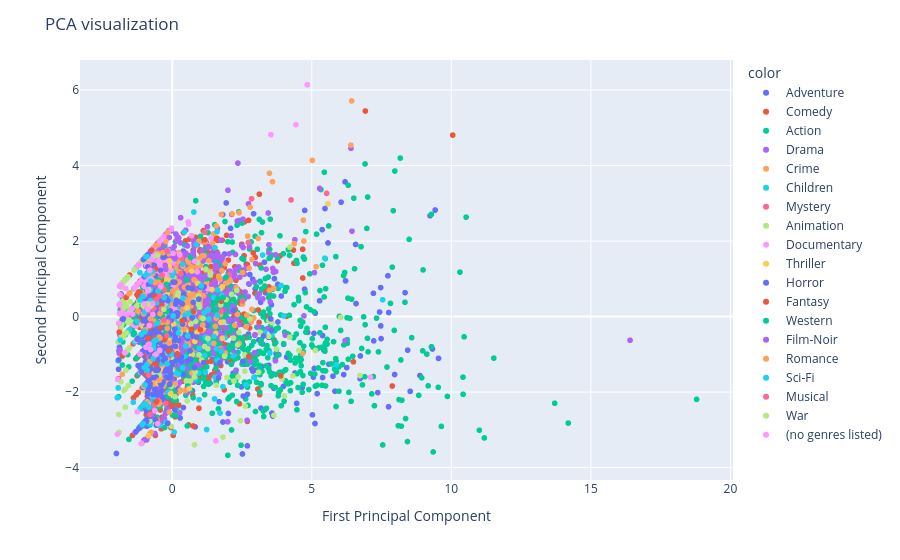

The notebook cell this image was saved under:
### Markdown cell above
PCA

### Code cell
pca = PCA(n_components = 2)
scaler = StandardScaler()
y = df_tsne['Class']
X_pca = pca.fit_transform(X_combined)
fig_pca = px.scatter(x = X_pca[:,0], y =X_pca[:,1], color = y)
fig_pca.update_layout(
    title="PCA visualization",
    xaxis_title="First Principal Component",
    yaxis_title="Second Principal Component",
)
fig_pca.show()

### Figure 1 — Plotly figure (JSON) as saved in the notebook; plotly's stock layout.template omitted (floating-point values rounded to 4 significant figures; data arrays with more than 128 entries replaced by an {"elided": "..."} marker saying what was removed)
{"data": [{"hovertemplate": "color=Adventure<br>x=%{x}<br>y=%{y}<extra></extra>", "legendgroup": "Adventure", "marker": {"color": "#636efa", "symbol": "circle"}, "mode": "markers", "name": "Adventure", "showlegend": true, "type": "scattergl", "x": {"elided": "653 float values"}, "xaxis": "x", "y": {"elided": "653 float values"}, "yaxis": "y"}, {"hovertemplate": "color=Comedy<br>x=%{x}<br>y=%{y}<extra></extra>", "legendgroup": "Comedy", "marker": {"color": "#EF553B", "symbol": "circle"}, "mode": "markers", "name": "Comedy", "showlegend": true, "type": "scattergl", "x": {"elided": "2779 float values"}, "xaxis": "x", "y": {"elided": "2779 float values"}, "yaxis": "y"}, {"hovertemplate": "color=Action<br>x=%{x}<br>y=%{y}<extra></extra>", "legendgroup": "Action", "marker": {"color": "#00cc96", "symbol": "circle"}, "mode": "markers", "name": "Action", "showlegend": true, "type": "scattergl", "x": {"elided": "1828 float values"}, "xaxis": "x", "y": {"elided": "1828 float values"}, "yaxis": "y"}, {"hovertemplate": "color=Drama<br>x=%{x}<br>y=%{y}<extra></extra>", "legendgroup": "Drama", "marker": {"color": "#ab63fa", "symbol": "circle"}, "mode": "markers", "name": "Drama", "showlegend": true, "type": "scattergl", "x": {"elided": "2226 float values"}, "xaxis": "x", "y": {"elided": "2226 float values"}, "yaxis": "y"}, {"hovertemplate": "color=Crime<br>x=%{x}<br>y=%{y}<extra></extra>", "legendgroup": "Crime", "marker": {"color": "#FFA15A", "symbol": "circle"}, "mode": "markers", "name": "Crime", "showlegend": true, "type": "scattergl", "x": {"elided": "537 float values"}, "xaxis": "x", "y": {"elided": "537 float values"}, "yaxis": "y"}, {"hovertemplate": "color=Children<br>x=%{x}<br>y=%{y}<extra></extra>", "legendgroup": "Children", "marker": {"color": "#19d3f3", "symbol": "circle"}, "mode": "markers", "name": "Children", "showlegend": true, "type": "scattergl", "x": {"elided": "197 float values"}, "xaxis": "x", "y": {"elided": "197 float values"}, "yaxis": "y"}, {"hovertemplate": "color=Mystery<br>x=%{x}<br>y=%{y}<extra></extra>", "legendgroup": "Mystery", "marker": {"color": "#FF6692", "symbol": "circle"}, "mode": "markers", "name": "Mystery", "showlegend": true, "type": "scattergl", "x": [4.258, 5.531, -0.2452, -0.2988, -0.6544, -0.8095, 1.162, -0.4367, 0.7322, -0.6051, -0.5822, -0.5141, -0.3433, -0.0739, 0.02474, -0.4611, -0.04399, 2.841, -0.7651, -0.9405, -0.6123, -0.5748, -0.5168, 2.519, -0.6225, -0.2718, -0.8099, -0.1227, -0.3843, 0.5382, -0.4286, -0.7448, -0.7768, -1.268, 0.3425, -0.6922, 2.04, -0.6535, -0.6636, 1.754, -0.1123, -0.7443, -0.6413, -0.8446, -1.891, -0.8458, 0.1498, 1.756], "xaxis": "x", "y": [3.09, 3.264, -0.1598, 0.4778, 0.2369, 0.7324, 2.232, 0.7994, -0.6225, 0.3799, 0.7729, -0.7287, 0.2587, 0.5914, -0.02626, 0.29, -0.1899, 3.121, -0.2427, -2.263, 0.3894, -0.7096, -2.2, 0.4127, 0.3431, 0.3628, -0.7103, 0.7274, -0.4107, -0.1572, -0.6535, 0.382, -1.071, -0.127, 1.54, 0.3506, 1.107, 0.2442, 0.6386, 0.1377, -1.319, 0.2773, -2.343, -1.735, -0.1654, -1.222, 0.09937, -0.879], "yaxis": "y"}, {"hovertemplate": "color=Animation<br>x=%{x}<br>y=%{y}<extra></extra>", "legendgroup": "Animation", "marker": {"color": "#B6E880", "symbol": "circle"}, "mode": "markers", "name": "Animation", "showlegend": true, "type": "scattergl", "x": {"elided": "298 float values"}, "xaxis": "x", "y": {"elided": "298 float values"}, "yaxis": "y"}, {"hovertemplate": "color=Documentary<br>x=%{x}<br>y=%{y}<extra></extra>", "legendgroup": "Documentary", "marker": {"color": "#FF97FF", "symbol": "circle"}, "mode": "markers", "name": "Documentary", "showlegend": true, "type": "scattergl", "x": {"elided": "386 float values"}, "xaxis": "x", "y": {"elided": "386 float values"}, "yaxis": "y"}, {"hovertemplate": "color=Thriller<br>x=%{x}<br>y=%{y}<extra></extra>", "legendgroup": "Thriller", "marker": {"color": "#FECB52", "symbol": "circle"}, "mode": "markers", "name": "Thriller", "showlegend": true, "type": "scattergl", "x": [0.1426, -0.4862, -0.3655, -0.4503, -0.373, 5.581, 0.04239, 0.8121, -0.7187, -0.05394, 1.797, 1.424, -0.8287, -0.4213, 1.132, -0.1972, -0.4795, -0.4495, -0.3537, -0.8095, -1.024, -0.9467, -0.9111, 0.5345, -0.9928, -0.7254, 1.794, -0.5034, -0.5538, -0.3901, -0.3593, -0.4036, -0.02251, -0.6678, -0.4196, -0.6856, 0.1323, -0.2501, -0.7986, -0.5814, -0.4102, 0.8877, -0.08981, 0.7195, 0.6098, 1.74, 0.4075, -0.6683, -0.5612, -0.6337, -0.4006, -0.5931, 0.1766, -0.348, -0.8619, 1.558, 0.1473, -0.8918, -0.02238, -0.9609, -0.852, -0.1114, -0.8661, -0.6631, -0.7326, -0.5073, -0.9007, -0.8701, -0.7918, -0.4553, 0.704, -0.8918, -0.8697, 0.2847, -0.9568, -0.8471, 0.04259, -0.2378, 0.9192, -1.019, -0.09833, -0.8444, -0.9033, 0.2916], "xaxis": "x", "y": [-0.7526, -0.1867, -0.854, 0.4715, -0.0007396, 2.99, -0.199, -0.6566, 0.1076, -2.045, 0.7915, 0.7164, -0.005937, -1.394, -0.284, 0.6387, 0.4231, -0.04481, 0.5062, 0.7324, -0.1683, -0.3422, 0.6234, 0.2309, -0.3804, 0.8046, -0.5745, 0.5642, 0.3, -0.01031, 0.9807, -1.678, -0.3992, 0.8523, -0.5838, -1.134, 0.4539, -0.1415, 0.7242, -1.646, -0.08546, -0.4156, -0.6404, -1.005, -1.907, -0.1532, -0.1931, -1.421, 0.7338, 1.11, -0.1092, -0.05332, -0.9373, 0.1719, -3.152, -0.4448, -0.5765, -1.26, 0.994, -1.317, 0.6858, 1.322, -0.2754, 0.7342, -1.644, -1.776, -0.304, -1.723, -1.834, -1.703, 1.209, -1.26, -0.9354, 0.4692, -0.6984, -1.704, -0.186, 0.9834, 0.8715, -2.331, 1.477, -0.7389, -1.269, -0.4301], "yaxis": "y"}, {"hovertemplate": "color=Horror<br>x=%{x}<br>y=%{y}<extra></extra>", "legendgroup": "Horror", "marker": {"color": "#636efa", "symbol": "circle"}, "mode": "markers", "name": "Horror", "showlegend": true, "type": "scattergl", "x": {"elided": "468 float values"}, "xaxis": "x", "y": {"elided": "468 float values"}, "yaxis": "y"}, {"hovertemplate": "color=Fantasy<br>x=%{x}<br>y=%{y}<extra></extra>", "legendgroup": "Fantasy", "marker": {"color": "#EF553B", "symbol": "circle"}, "mode": "markers", "name": "Fantasy", "showlegend": true, "type": "scattergl", "x": [-0.3753, -0.7692, 1.17, 1.749, -0.6786, 3.081, 0.7639, -0.391, -0.5615, -0.6931, 0.1996, -0.8155, -0.6591, -0.8638, -1.898, -0.5623, -0.6288, -1.653, -0.3899, -0.4353, -0.599, -0.8675, -0.7952, -0.5425, -0.7342, 1.009, -0.8662, -1.775, -0.7902, -1.199, 0.236, 3.888, -0.6373, 0.3533, -0.6345, -0.265, -0.1123, 6.492, -0.7001, 2.74, 7.882, 0.688], "xaxis": "x", "y": [0.2976, -0.2659, 2.034, 0.4109, 0.3661, 0.1752, 0.1354, 0.7131, -2.255, -0.1596, -1.004, -1.26, 0.4015, 0.2071, -0.4115, -1.268, 0.8799, 0.5072, 0.9682, -0.2768, 1.26, -0.758, -0.2933, 0.4747, 1.76, -0.3434, -0.5771, -1.03, 0.263, -0.06967, -2.345, -1.568, -0.567, -0.1134, 0.541, -0.5932, -0.9041, -1.198, -1.204, -1.057, -1.837, -0.3381], "yaxis": "y"}, {"hovertemplate": "color=Western<br>x=%{x}<br>y=%{y}<extra></extra>", "legendgroup": "Western", "marker": {"color": "#00cc96", "symbol": "circle"}, "mode": "markers", "name": "Western", "showlegend": true, "type": "scattergl", "x": [-0.231, 1.823, -0.6061, -0.1787, -0.6014, -0.3745, 0.662, -0.3761, -0.3444, -0.2118, -0.1928, -0.5065, -0.6885, -0.7893, -0.5297, -0.8421, 0.5185, -0.3663, -0.1841, -1.302, 1.634, 1.921, -0.509], "xaxis": "x", "y": [-0.4236, 0.5032, -0.6278, 0.72, -0.0557, 1.054, 1.567, 1.055, 0.004, 0.8522, 0.1321, -0.1604, -0.1878, 0.7104, 0.9669, 0.6974, 0.9689, 0.7073, -0.2406, -0.1556, 0.4706, 1.041, -0.6114], "yaxis": "y"}, {"hovertemplate": "color=Film-Noir<br>x=%{x}<br>y=%{y}<extra></extra>", "legendgroup": "Film-Noir", "marker": {"color": "#ab63fa", "symbol": "circle"}, "mode": "markers", "name": "Film-Noir", "showlegend": true, "type": "scattergl", "x": [-0.8312, 0.09751, -0.2293, -0.2539, -0.7442, -0.6548, -0.1119, -0.6612, -0.7627, -0.9769, -0.5991, -0.8243], "xaxis": "x", "y": [-0.2468, 1.531, 1.255, 1.355, 0.9021, 0.8087, -0.1179, 0.8431, 0.2339, 0.5788, 0.3719, 1.201], "yaxis": "y"}, {"hovertemplate": "color=Romance<br>x=%{x}<br>y=%{y}<extra></extra>", "legendgroup": "Romance", "marker": {"color": "#FFA15A", "symbol": "circle"}, "mode": "markers", "name": "Romance", "showlegend": true, "type": "scattergl", "x": [-0.6695, -0.9582, -1.001, -0.4678, -0.4952, -0.4416, -1.022, -0.4403, -0.9003, -0.3446, 2.678, 1.492, -0.6058, -0.4414, 0.01548, -0.1149, -0.1781, -0.627, 0.2917, -0.5832, -0.376, -0.4639, -0.6691, -0.8165, -0.5846, -0.3801, -0.3578, -1.544, -0.7003, -0.3334, -0.7152, -0.1801, 1.095, -0.8531, -0.7834, -0.8992, -1.02, -0.8112], "xaxis": "x", "y": [-0.1132, -0.3518, 0.5752, -0.5424, 0.911, 0.7622, 0.07163, 0.07801, -2.252, -0.1294, 0.03948, -0.7095, 0.899, -0.5698, 0.6785, -0.7024, -0.3115, -1.021, -1.945, 0.9121, 0.1837, -1.687, 0.3697, 1.187, 1.884, 1.091, -0.1529, 0.6041, 1.142, 1.696, 0.3315, -0.1483, -0.2223, 0.2168, -0.05461, 0.1786, -1.848, -1.193], "yaxis": "y"}, {"hovertemplate": "color=Sci-Fi<br>x=%{x}<br>y=%{y}<extra></extra>", "legendgroup": "Sci-Fi", "marker": {"color": "#19d3f3", "symbol": "circle"}, "mode": "markers", "name": "Sci-Fi", "showlegend": true, "type": "scattergl", "x": [0.5556, 1.494, 0.3795, -0.1845, -0.9836, -1.033, -0.9033, 1.764, -0.8635, -0.5825, -0.6801, -0.907, -0.9395, -1.003, -0.3529, -0.9414, -0.5123, -0.9578, -1.148, -1.256, -0.9224, -0.7873, -0.8398, -0.9655, -0.7728, -0.6873, -0.6569, -0.9737, -1.936, -0.8175, -0.6795, -0.875, -1.048, -0.775, 0.225, -0.5582, -0.4565, 1.035, 1.142, -1.108, -0.9001, 7.538, 5.877, -0.7019, -0.5241, -0.9954, -0.9799, -1.045, -0.2885, -1.08, -1.159, -1.162, -0.7699, -0.8201, -0.8512, 1.621, -0.6645, -0.5465, 0.005289, 3.996, -1.866, 0.03213], "xaxis": "x", "y": [-0.5125, -0.5247, 0.4872, -1.247, -0.3977, -2.34, -1.269, -0.9209, 0.69, -0.6148, -0.2151, 1.589, 1.104, -0.4054, 0.1905, 1.588, 0.6739, 1.091, -2.435, -0.1174, 0.1595, 0.7081, -2.399, -2.309, 0.4246, -1.116, -0.6573, -1.809, -1.888, 0.7282, -0.7556, 0.6804, 0.5371, 0.9374, -0.4331, 0.363, -2.88, 0.8142, 0.1013, -0.4759, -1.416, 0.4458, -1.276, 1.206, -0.1736, -1.346, 0.1118, -2.832, 0.504, -2.861, 1.165, 0.4352, -0.8531, -0.2372, 1.138, 0.7104, -0.8314, -0.9733, 1.083, 0.01844, -0.6236, 0.01763], "yaxis": "y"}, {"hovertemplate": "color=Musical<br>x=%{x}<br>y=%{y}<extra></extra>", "legendgroup": "Musical", "marker": {"color": "#FF6692", "symbol": "circle"}, "mode": "markers", "name": "Musical", "showlegend": true, "type": "scattergl", "x": [-0.2767, -0.3698, -0.3944, -0.7626, 2.721, -0.7484, -0.3057, 0.3108, -0.7816, -0.238, -0.3757, -0.4553, -0.7612, -0.8427, -0.8498, -0.565, -0.7954, -0.4504, -0.1751, -0.7858, -0.6574, -0.197, -1.911], "xaxis": "x", "y": [0.7139, 1.102, 0.2116, -0.1894, 1.963, -0.2059, -0.09137, 1.131, 1.239, -2.3, 0.8009, 0.8067, 0.2932, 0.1626, -1.551, 0.4558, -2.594, 0.5511, 1.74, 0.2487, 0.214, -0.5091, -0.1791], "yaxis": "y"}, {"hovertemplate": "color=War<br>x=%{x}<br>y=%{y}<extra></extra>", "legendgroup": "War", "marker": {"color": "#B6E880", "symbol": "circle"}, "mode": "markers", "name": "War", "showlegend": true, "type": "scattergl", "x": [-0.7763, -0.8188, -0.3021, -0.8405], "xaxis": "x", "y": [0.2784, 0.3322, 0.1926, 0.7091], "yaxis": "y"}, {"hovertemplate": "color=(no genres listed)<br>x=%{x}<br>y=%{y}<extra></extra>", "legendgroup": "(no genres listed)", "marker": {"color": "#FF97FF", "symbol": "circle"}, "mode": "markers", "name": "(no genres listed)", "showlegend": true, "type": "scattergl", "x": [-1.695, 1.563, 7.102, -0.5216, -0.9365, -1.155, -0.7784, -0.6939, -0.4083, -0.5806, -1.885, -1.612, -0.4464, -0.8201, -0.4449, -1.207, -0.875, -0.8329, -0.8675, -1.665, -1.911, -1.369, -1.879, -1.251, -1.885, -0.7037, -1.911, 4.838, -1.898, -1.949, -1.839, -0.8046, -0.8763, -0.4544], "xaxis": "x", "y": [-0.963, -3.292, -1.607, -2.836, -0.8153, -0.9968, -0.8715, 0.05673, 0.8026, -1.002, 0.8053, 0.06917, -0.8926, -0.2372, 1.4, 0.8861, 0.6804, -0.7294, -0.758, 0.7449, -0.1791, 0.7524, 0.3268, -2.521, 0.8053, 0.341, -0.1791, 6.141, 0.3131, -1.656, 0.8435, 1.22, 0.1977, -0.8969], "yaxis": "y"}], "layout": {"legend": {"title": {"text": "color"}, "tracegroupgap": 0}, "margin": {"t": 60}, "title": {"text": "PCA visualization"}, "xaxis": {"anchor": "y", "domain": [0, 1], "title": {"text": "First Principal Component"}}, "yaxis": {"anchor": "x", "domain": [0, 1], "title": {"text": "Second Principal Component"}}}}
